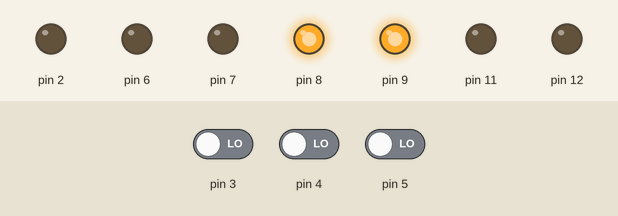
Recording of a sketch running on a simulated Arduino Uno, built with avr-gcc and run on an emulated ATmega328P. Shown: output pins drawn as LEDs (lit = HIGH). The inputs (shaded band) are chosen by the test bench; at power-on: pin 3 LOW, pin 4 LOW, pin 5 LOW. Pins used as bus, display or sensor lines are not drawn; what the sketch prints to the serial monitor is not drawn.

Above: at 1.2 s.
1.3 s: pin 3 driven HIGH and pin 4 driven HIGH and pin 5 driven HIGH
At 2.4 s:
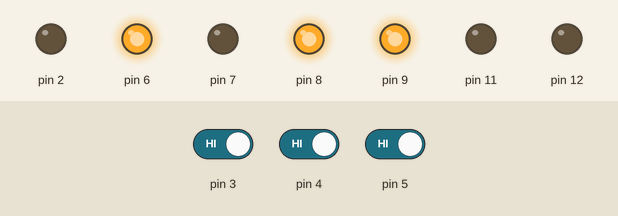
Timing chart, 0 to 4.3 s (numbered marks = the images above; inputs shaded):
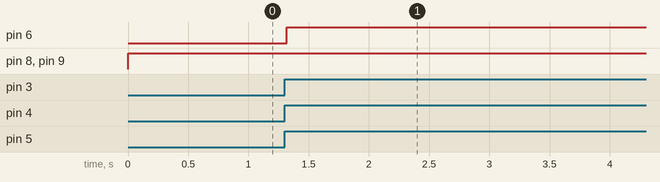

The sketch:

LINETRACER.ino
```cpp
int val0 = 0;
int val1 = 0;
int val2 = 0;
void setup()
{
Serial.begin(9600);
pinMode(3,INPUT);
pinMode(4,INPUT);
pinMode(5,INPUT);
pinMode(8,OUTPUT);
pinMode(9,OUTPUT);
pinMode(11,OUTPUT);
pinMode(12,OUTPUT);
pinMode(1,OUTPUT);
pinMode(2,OUTPUT);
pinMode(6,OUTPUT);
pinMode(7,OUTPUT);

}

void loop()
{ digitalWrite(8, HIGH);
  digitalWrite(9, HIGH);
  digitalWrite(11, LOW);
  digitalWrite(12, LOW);

   val0 = digitalRead(3);
   int sensor1=val0;
   Serial.println(sensor1);    //3=rightsensor
   val1 = digitalRead(4);
   int sensor2=val1;
   Serial.println(sensor2);
   val2 = digitalRead(5);
   int sensor3=val2;
   Serial.println(sensor3); //5=leftsensro


    if (sensor3 == 1 && sensor2 == 1 && sensor1 == 1)  //
   {
    digitalWrite(1,HIGH);  //left wheel
    digitalWrite(6,HIGH);   //right wheel
    digitalWrite(2,LOW);  //left wheel
    digitalWrite(7,LOW);   //right wheel
    delay(10);
    }
  }
```

Measured:
- after the input at 1.3 s, pin 6: LOW → HIGH at once
